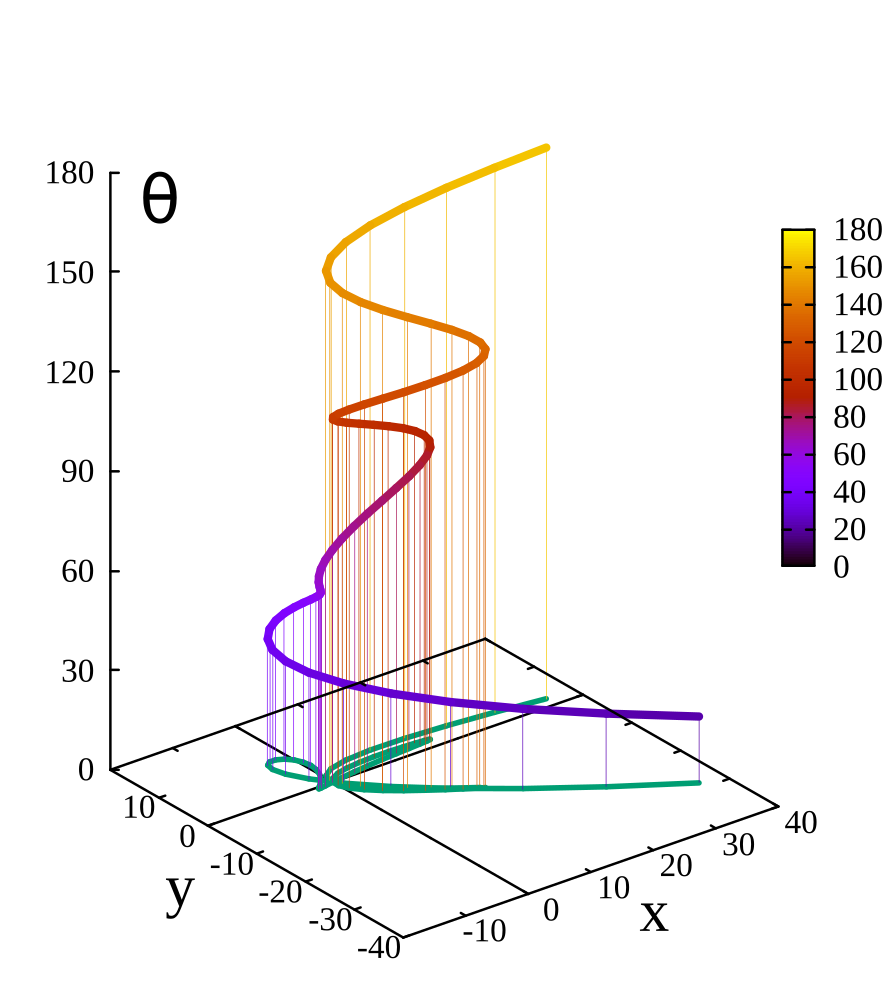

Write gnuplot code to recreate this figure.
set term qt size 640,720
#set terminal pdfcairo
#set output 'angledcs.pdf'
#set size ratio 2.00
set tics font "Times New Roman, 18"
set label font "Times New Roman, 24"
set xlabel font "Times New Roman, 24"
set ylabel font "Times New Roman, 24"
set zlabel font "Times New Roman, 24"
#set key at 5.9,2.0
set key font "Times New Roman,24"
set title font "Times New Roman, 24, bold"
set xlabel "x" font "Times New Roman, 32" offset 1.5,-0.5,0 
set ylabel "y" font "Times New Roman, 32" offset -1.5,-0.5,0
set zlabel "q" font "Symbol, 36" offset 12,13,0
set border linewidth 1.8
set xrange [-20:40] 
set yrange [-40:20]
set zrange [0:180]
set xyplane at 0
set hidden3d
set xtics in -10,10,40 offset  1.4,-0.4,0
set ytics in -40,10,10 offset -1.8,-0.2,0
set ztics in 0,30,180
set view 66, 322, 1, 1.25
splot 'wparameter.txt' w l palette lw 6 notitle, 'wprmaux.txt' w l lw 4 lc 2 notitle, \
      'wparameter.txt' w i palette lw 0.5 notitle, \
      'xaxis.txt' w l lw 1.8 lc 8 notitle, 'yaxis.txt' w l lw 1.8 lc 8 notitle
pause -100
